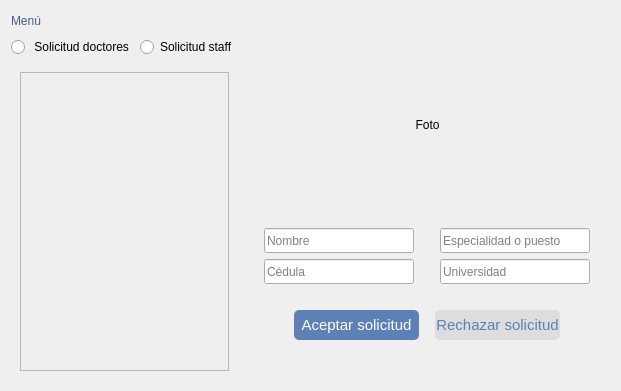
          <widget class="QWidget" name="pageSolicitudes">
           <layout class="QGridLayout" name="gridLayout_7">
            <item row="0" column="0">
             <layout class="QHBoxLayout" name="horizontalLayout_63">
              <item>
               <widget class="QPushButton" name="pushButton_menu_Pincipal_Adm">
                <property name="styleSheet">
                 <string notr="true">border:none;
font: 13pt &quot;MS Shell Dlg 2&quot;;
color: rgb(68, 94, 134);
background:transparent;</string>
                </property>
                <property name="text">
                 <string>Menú</string>
                </property>
                <property name="icon">
                 <iconset resource="imgs/imgs.qrc">
                  <normaloff>:/imgs/home.png</normaloff>:/imgs/home.png</iconset>
                </property>
                <property name="iconSize">
                 <size>
                  <width>25</width>
                  <height>25</height>
                 </size>
                </property>
               </widget>
              </item>
              <item>
               <spacer name="horizontalSpacer_64">
                <property name="orientation">
                 <enum>Qt::Horizontal</enum>
                </property>
                <property name="sizeHint" stdset="0">
                 <size>
                  <width>40</width>
                  <height>20</height>
                 </size>
                </property>
               </spacer>
              </item>
             </layout>
            </item>
            <item row="1" column="0">
             <layout class="QVBoxLayout" name="verticalLayout_12">
              <item>
               <layout class="QGridLayout" name="gridLayout_17">
                <item row="0" column="0" alignment="Qt::AlignHCenter">
                 <widget class="QRadioButton" name="radioButton_doctors">
                  <property name="text">
                   <string> Solicitud doctores</string>
                  </property>
                 </widget>
                </item>
                <item row="0" column="1" alignment="Qt::AlignHCenter">
                 <widget class="QRadioButton" name="radioButton_staffs">
                  <property name="text">
                   <string>Solicitud staff</string>
                  </property>
                 </widget>
                </item>
               </layout>
              </item>
              <item>
               <widget class="QWidget" name="widget" native="true">
                <layout class="QGridLayout" name="gridLayout_12">
                 <item row="0" column="0">
                  <widget class="QScrollArea" name="scrollArea">
                   <property name="widgetResizable">
                    <bool>true</bool>
                   </property>
                   <widget class="QWidget" name="scrollAreaWidgetContents">
                    <property name="geometry">
                     <rect>
                      <x>0</x>
                      <y>0</y>
                      <width>20</width>
                      <height>20</height>
                     </rect>
                    </property>
                    <layout class="QGridLayout" name="gridLayout_14">
                     <item row="0" column="0">
                      <layout class="QGridLayout" name="lista"/>
                     </item>
                    </layout>
                   </widget>
                  </widget>
                 </item>
                </layout>
               </widget>
              </item>
             </layout>
            </item>
            <item row="1" column="1">
             <layout class="QVBoxLayout" name="verticalLayout_6">
              <item>
               <layout class="QHBoxLayout" name="horizontalLayout_32">
                <item>
                 <spacer name="horizontalSpacer_28">
                  <property name="orientation">
                   <enum>Qt::Horizontal</enum>
                  </property>
                  <property name="sizeHint" stdset="0">
                   <size>
                    <width>40</width>
                    <height>20</height>
                   </size>
                  </property>
                 </spacer>
                </item>
                <item alignment="Qt::AlignHCenter|Qt::AlignVCenter">
                 <widget class="QLabel" name="label_solicitud">
                  <property name="minimumSize">
                   <size>
                    <width>175</width>
                    <height>175</height>
                   </size>
                  </property>
                  <property name="styleSheet">
                   <string notr="true"/>
                  </property>
                  <property name="text">
                   <string>Foto</string>
                  </property>
                  <property name="alignment">
                   <set>Qt::AlignCenter</set>
                  </property>
                 </widget>
                </item>
                <item>
                 <spacer name="horizontalSpacer_29">
                  <property name="orientation">
                   <enum>Qt::Horizontal</enum>
                  </property>
                  <property name="sizeHint" stdset="0">
                   <size>
                    <width>40</width>
                    <height>20</height>
                   </size>
                  </property>
                 </spacer>
                </item>
               </layout>
              </item>
              <item>
               <spacer name="verticalSpacer_11">
                <property name="orientation">
                 <enum>Qt::Vertical</enum>
                </property>
                <property name="sizeType">
                 <enum>QSizePolicy::Fixed</enum>
                </property>
                <property name="sizeHint" stdset="0">
                 <size>
                  <width>20</width>
                  <height>10</height>
                 </size>
                </property>
               </spacer>
              </item>
              <item>
               <layout class="QHBoxLayout" name="horizontalLayout_30">
                <item>
                 <widget class="QLineEdit" name="lineEdit_nombre_solicitud">
                  <property name="minimumSize">
                   <size>
                    <width>150</width>
                    <height>25</height>
                   </size>
                  </property>
                  <property name="maximumSize">
                   <size>
                    <width>150</width>
                    <height>16777215</height>
                   </size>
                  </property>
                  <property name="styleSheet">
                   <string notr="true"/>
                  </property>
                  <property name="readOnly">
                   <bool>true</bool>
                  </property>
                  <property name="placeholderText">
                   <string>Nombre</string>
                  </property>
                 </widget>
                </item>
                <item>
                 <widget class="QLineEdit" name="lineEdit_especialidad_solicitud">
                  <property name="minimumSize">
                   <size>
                    <width>150</width>
                    <height>25</height>
                   </size>
                  </property>
                  <property name="maximumSize">
                   <size>
                    <width>150</width>
                    <height>16777215</height>
                   </size>
                  </property>
                  <property name="styleSheet">
                   <string notr="true"/>
                  </property>
                  <property name="readOnly">
                   <bool>true</bool>
                  </property>
                  <property name="placeholderText">
                   <string>Especialidad o puesto</string>
                  </property>
                 </widget>
                </item>
               </layout>
              </item>
              <item>
               <layout class="QHBoxLayout" name="horizontalLayout_31">
                <item>
                 <widget class="QLineEdit" name="lineEdit_cedula_solicitud">
                  <property name="minimumSize">
                   <size>
                    <width>150</width>
                    <height>25</height>
                   </size>
                  </property>
                  <property name="maximumSize">
                   <size>
                    <width>150</width>
                    <height>16777215</height>
                   </size>
                  </property>
                  <property name="styleSheet">
                   <string notr="true"/>
                  </property>
                  <property name="readOnly">
                   <bool>true</bool>
                  </property>
                  <property name="placeholderText">
                   <string>Cédula</string>
                  </property>
                 </widget>
                </item>
                <item>
                 <widget class="QLineEdit" name="lineEdit_Univercida_solicitud">
                  <property name="minimumSize">
                   <size>
                    <width>150</width>
                    <height>25</height>
                   </size>
                  </property>
                  <property name="maximumSize">
                   <size>
                    <width>150</width>
                    <height>16777215</height>
                   </size>
                  </property>
                  <property name="styleSheet">
                   <string notr="true"/>
                  </property>
                  <property name="readOnly">
                   <bool>true</bool>
                  </property>
                  <property name="placeholderText">
                   <string>Universidad</string>
                  </property>
                 </widget>
                </item>
               </layout>
              </item>
              <item>
               <spacer name="verticalSpacer">
                <property name="orientation">
                 <enum>Qt::Vertical</enum>
                </property>
                <property name="sizeType">
                 <enum>QSizePolicy::Fixed</enum>
                </property>
                <property name="sizeHint" stdset="0">
                 <size>
                  <width>20</width>
                  <height>20</height>
                 </size>
                </property>
               </spacer>
              </item>
              <item>
               <layout class="QHBoxLayout" name="horizontalLayout_33">
                <item>
                 <spacer name="horizontalSpacer_33">
                  <property name="orientation">
                   <enum>Qt::Horizontal</enum>
                  </property>
                  <property name="sizeHint" stdset="0">
                   <size>
                    <width>50</width>
                    <height>20</height>
                   </size>
                  </property>
                 </spacer>
                </item>
                <item>
                 <widget class="QPushButton" name="pushButton_AceptarSoli">
                  <property name="minimumSize">
                   <size>
                    <width>125</width>
                    <height>30</height>
                   </size>
                  </property>
                  <property name="font">
                   <font>
                    <family>MS Shell Dlg 2</family>
                    <pointsize>11</pointsize>
                    <weight>50</weight>
                    <italic>false</italic>
                    <bold>false</bold>
                   </font>
                  </property>
                  <property name="styleSheet">
                   <string notr="true">border:solid 1px #5d80b6;
border-radius:5px;
background-color: #5d80b6;
color: white;
font: 11pt &quot;MS Shell Dlg 2&quot;;</string>
                  </property>
                  <property name="text">
                   <string>Aceptar solicitud</string>
                  </property>
                 </widget>
                </item>
                <item>
                 <spacer name="horizontalSpacer_38">
                  <property name="orientation">
                   <enum>Qt::Horizontal</enum>
                  </property>
                  <property name="sizeType">
                   <enum>QSizePolicy::Fixed</enum>
                  </property>
                  <property name="sizeHint" stdset="0">
                   <size>
                    <width>10</width>
                    <height>20</height>
                   </size>
                  </property>
                 </spacer>
                </item>
                <item>
                 <widget class="QPushButton" name="pushButton_rechazarsoli">
                  <property name="minimumSize">
                   <size>
                    <width>125</width>
                    <height>30</height>
                   </size>
                  </property>
                  <property name="font">
                   <font>
                    <family>MS Shell Dlg 2</family>
                    <pointsize>11</pointsize>
                    <weight>50</weight>
                    <italic>false</italic>
                    <bold>false</bold>
                   </font>
                  </property>
                  <property name="styleSheet">
                   <string notr="true">border:solid 1px #dddddd;
border-radius:5px;
background-color: #dddddd;
color: #5d80b6;
font: 11pt &quot;MS Shell Dlg 2&quot;;</string>
                  </property>
                  <property name="text">
                   <string>Rechazar solicitud</string>
                  </property>
                 </widget>
                </item>
                <item>
                 <spacer name="horizontalSpacer_39">
                  <property name="orientation">
                   <enum>Qt::Horizontal</enum>
                  </property>
                  <property name="sizeHint" stdset="0">
                   <size>
                    <width>50</width>
                    <height>20</height>
                   </size>
                  </property>
                 </spacer>
                </item>
               </layout>
              </item>
              <item>
               <spacer name="verticalSpacer_2">
                <property name="orientation">
                 <enum>Qt::Vertical</enum>
                </property>
                <property name="sizeHint" stdset="0">
                 <size>
                  <width>20</width>
                  <height>40</height>
                 </size>
                </property>
               </spacer>
              </item>
             </layout>
            </item>
           </layout>
          </widget>
